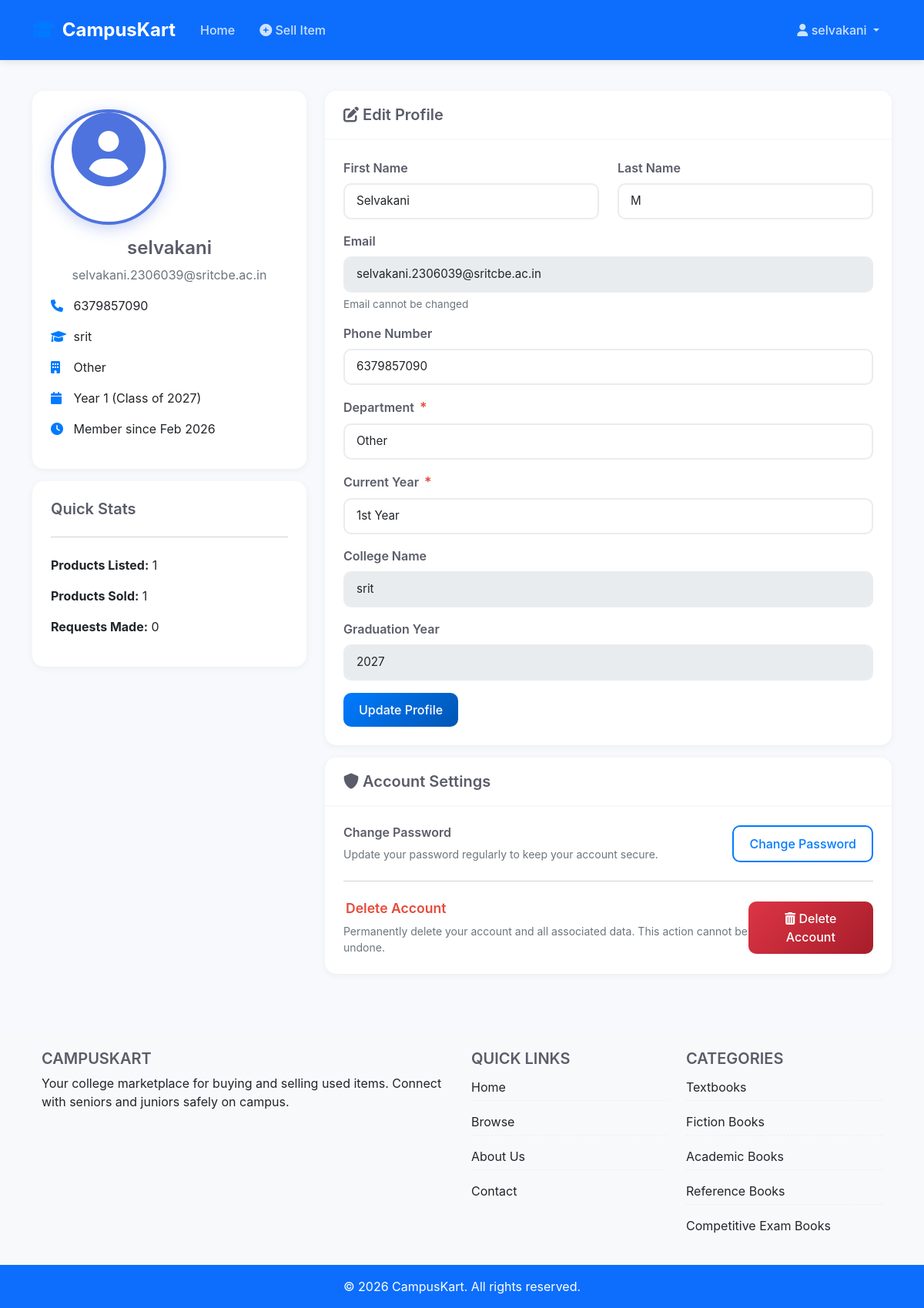
/profile/ (signed in), run on the app's committed database.
### myapp/models.py (models this page shows, shortened)
class UserProfile(models.Model):
    YEAR_CHOICES = [
        ('1', '1st Year'),
        ('2', '2nd Year'),
        ('3', '3rd Year'),
        ('4', '4th Year'),
    ]
    DEPARTMENT_CHOICES = [
        ('cse', 'Computer Science Engineering'),
        ('ece', 'Electronics & Communication Engineering'),
        ('eee', 'Electrical & Electronics Engineering'),
        ('mech', 'Mechanical Engineering'),
        ('civil', 'Civil Engineering'),
        ('it', 'Information Technology'),
        ('aiml', 'Artificial Intelligence & Machine Learning'),
        ('other', 'Other'),
    ]
    user = models.OneToOneField(User, on_delete=models.CASCADE, related_name='profile')
    phone_number = models.CharField(max_length=15)
    college_name = models.CharField(max_length=200, default='SRIT')
    department = models.CharField(max_length=50, choices=DEPARTMENT_CHOICES, default='other')  # Increased to 50
    current_year = models.CharField(max_length=5, choices=YEAR_CHOICES, default='1')
    graduation_year = models.IntegerField()
    created_at = models.DateTimeField(auto_now_add=True)

class Product(models.Model):
    CONDITION_CHOICES = [
        ('like_new', 'Like New'),
        ('good', 'Good'),
        ('fair', 'Fair'),
        ('poor', 'Poor'),
    ]
    seller = models.ForeignKey(User, on_delete=models.CASCADE, related_name='products')
    category = models.ForeignKey(Category, on_delete=models.SET_NULL, null=True)
    name = models.CharField(max_length=200)
    description = models.TextField()
    price = models.DecimalField(max_digits=10, decimal_places=2)
    condition = models.CharField(max_length=20, choices=CONDITION_CHOICES)
    image = models.ImageField(upload_to='product_images/')
    is_sold = models.BooleanField(default=False)
    created_at = models.DateTimeField(auto_now_add=True)

class Category(models.Model):
    name = models.CharField(max_length=100)
    slug = models.SlugField(unique=True)
    icon = models.CharField(max_length=50, blank=True)
    class Meta:
        verbose_name_plural = "Categories"

### myapp/views.py (the view, shortened to what this page needs)
# urls.py: path('profile/', views.profile, name='profile'),
@login_required
def profile(request):
    user_profile = request.user.profile
    return render(request, 'profile.html', {'profile': user_profile})

### myapp/context_processors.py (called while the page is built)
def categories_processor(request):
    return {
        'all_categories': Category.objects.all()
    }

### myapp/templates/profile.html (shortened to what this page needs)
{% extends 'base.html' %}
{% block content %}
<div class="container">
    <div class="row">
        <div class="col-md-4">
            <div class="card">
                <div class="card-body text-center">
                    <div class="profile-image mb-3">
                        <i class="fas fa-user-circle fa-6x text-primary"></i>
                    </div>
                    <h4>{{ user.username }}</h4>
                    <p class="text-muted">{{ user.email }}</p>
                    <div class="text-start mt-3">
                        <p><i class="fas fa-phone"></i> {{ profile.phone_number }}</p>
                        <p><i class="fas fa-graduation-cap"></i> {{ profile.college_name }}</p>
                        <p><i class="fas fa-building"></i> {{ profile.get_department_display }}</p>
                        <p><i class="fas fa-calendar"></i> Year {{ profile.current_year }} (Class of {{ profile.graduation_year }})</p>
                        <p><i class="fas fa-clock"></i> Member since {{ user.date_joined|date:"M Y" }}</p>
                    </div>
                </div>
            </div>
            <div class="card mt-3">
                <div class="card-body">
                    <h5>Quick Stats</h5>
                    <hr>
                    <p><strong>Products Listed:</strong> {{ user.products.count }}</p>
                    <p><strong>Products Sold:</strong> {{ user.products.all|length }}</p>
                    <p><strong>Requests Made:</strong> {{ user.requests.count }}</p>
                </div>
            </div>
        </div>
        <div class="col-md-8">
            <div class="card">
                <div class="card-header bg-white">
                    <h5 class="mb-0"><i class="fas fa-edit"></i> Edit Profile</h5>
                </div>
                <div class="card-body">
                    <form method="post">
                        <div class="row">
                            <div class="col-md-6 mb-3">
                                <label for="first_name" class="form-label">First Name</label>
                                <input type="text" class="form-control" id="first_name" name="first_name"
                                       value="{{ user.first_name|default:'' }}" placeholder="Enter first name">
                            </div>
                            <div class="col-md-6 mb-3">
                                <label for="last_name" class="form-label">Last Name</label>
                                <input type="text" class="form-control" id="last_name" name="last_name"
                                       value="{{ user.last_name|default:'' }}" placeholder="Enter last name">
                            </div>
                        </div>
                        <div class="mb-3">
                            <label for="email" class="form-label">Email</label>
                            <input type="email" class="form-control" id="email" value="{{ user.email }}" readonly disabled>
                            <div class="form-text">Email cannot be changed</div>
                        </div>
                        <div class="mb-3">
                            <label for="phone_number" class="form-label">Phone Number</label>
                            <input type="text" class="form-control" id="phone_number" name="phone_number"
                                   value="{{ profile.phone_number }}" required>
                        </div>
                        <div class="mb-3">
                            <label for="department" class="form-label">Department <span class="text-danger">*</span></label>
                            <select class="form-control" id="department" name="department" required>
                                <option value="other" {% if profile.department == 'other' %}selected{% endif %}>Other</option>
                            </select>
                        </div>
                        <div class="mb-3">
                            <label for="current_year" class="form-label">Current Year <span class="text-danger">*</span></label>
                            <select class="form-control" id="current_year" name="current_year" required>
                                <option value="1" {% if profile.current_year == '1' %}selected{% endif %}>1st Year</option>
                            </select>
                        </div>
                        <div class="mb-3">
                            <label for="college_name" class="form-label">College Name</label>
                            <input type="text" class="form-control" id="college_name" value="{{ profile.college_name }}" readonly disabled>
                        </div>
                        <div class="mb-3">
                            <label for="graduation_year" class="form-label">Graduation Year</label>
                            <input type="number" class="form-control" id="graduation_year" value="{{ profile.graduation_year }}" readonly disabled>
                        </div>
                        <button type="submit" class="btn btn-primary">Update Profile</button>
                    </form>
                </div>
            </div>
            <div class="card mt-3">
                <div class="card-header bg-white">
                    <h5 class="mb-0"><i class="fas fa-shield-alt"></i> Account Settings</h5>
                </div>
                <div class="card-body">
                    <div class="d-flex justify-content-between align-items-center mb-4">
                        <div>
                            <h6>Change Password</h6>
                            <p class="text-muted small mb-0">Update your password regularly to keep your account secure.</p>
                        </div>
                        <a href="#" class="btn btn-outline-primary">Change Password</a>
                    </div>
                    <hr>
                    <div class="d-flex justify-content-between align-items-center mt-4">
                        <div>
                            <h6 class="text-danger">Delete Account</h6>
                            <p class="text-muted small mb-0">Permanently delete your account and all associated data. This action cannot be undone.</p>
                        </div>
                        <button type="button" class="btn btn-danger" data-bs-toggle="modal" data-bs-target="#deleteAccountModal">
                            <i class="fas fa-trash-alt"></i> Delete Account
                        </button>
                    </div>
                </div>
            </div>
        </div>
    </div>
</div>
{% endblock %}

### myapp/templates/base.html (shortened to what this page needs)
<!DOCTYPE html>
<html lang="en">
<head>
    <link href="https://cdn.jsdelivr.net/npm/bootstrap@5.1.3/dist/css/bootstrap.min.css" rel="stylesheet">
    <link rel="stylesheet" href="https://cdnjs.cloudflare.com/ajax/libs/font-awesome/6.0.0/css/all.min.css">
    {% load static %}
    <link rel="stylesheet" href="{% static 'css/style.css' %}">
</head>
<body>
    <nav class="navbar navbar-expand-lg navbar-dark bg-primary">
        <div class="container">
            <a class="navbar-brand" href="{% url 'index' %}">
                <i class="fas fa-graduation-cap"></i> CampusKart
            </a>
            <div class="collapse navbar-collapse" id="navbarNav">
                <ul class="navbar-nav me-auto">
                    <li class="nav-item">
                        <a class="nav-link" href="{% url 'index' %}">Home</a>
                    </li>
                    {% if user.is_authenticated %}
                        <li class="nav-item">
                            <a class="nav-link" href="{% url 'add_product' %}">
                                <i class="fas fa-plus-circle"></i> Sell Item
                            </a>
                        </li>
                    {% endif %}
                </ul>
                <ul class="navbar-nav">
                    {% if user.is_authenticated %}
                        <li class="nav-item dropdown">
                            <a class="nav-link dropdown-toggle" href="#" id="navbarDropdown" role="button" data-bs-toggle="dropdown">
                                <i class="fas fa-user"></i> {{ user.username }}
                            </a>
                        </li>
                    {% endif %}
                </ul>
            </div>
        </div>
    </nav>
    <main class="py-4">
        {% block content %}{% endblock %}
    </main>
    <footer class="bg-light text-center text-lg-start mt-5">
        <div class="container p-4">
            <div class="row">
                <div class="col-lg-6 col-md-12 mb-4 mb-md-0">
                    <h5 class="text-uppercase">CampusKart</h5>
                    <p>
                        Your college marketplace for buying and selling used items.
                        Connect with seniors and juniors safely on campus.
                    </p>
                </div>
                <div class="col-lg-3 col-md-6 mb-4 mb-md-0">
                    <h5 class="text-uppercase">Quick Links</h5>
                    <ul class="list-unstyled mb-0">
                        <li><a href="{% url 'index' %}" class="text-dark">Home</a></li>
                        <li><a href="{% url 'product_list' %}" class="text-dark">Browse</a></li>
                        <li><a href="#" class="text-dark">About Us</a></li>
                        <li><a href="#" class="text-dark">Contact</a></li>
                    </ul>
                </div>
                <div class="col-lg-3 col-md-6 mb-4 mb-md-0">
                    <h5 class="text-uppercase">Categories</h5>
                    <ul class="list-unstyled mb-0">
                        {% for category in all_categories|slice:":5" %}
                            <li><a href="{% url 'product_list' %}?category={{ category.id }}" class="text-dark">{{ category.name }}</a></li>
                        {% endfor %}
                    </ul>
                </div>
            </div>
        </div>
        <div class="text-center p-3 bg-primary text-white">
            © 2026 CampusKart. All rights reserved.
        </div>
    </footer>
</body>
</html>

### static/css/style.css (style rules this page uses)
:root { --primary-color: #4e73df; --primary-dark: #2e59d9; --secondary-color: #858796; --success-color: #1cc88a; --info-color: #36b9cc; --warning-color: #f6c23e; --danger-color: #e74a3b; --light-color: #f8f9fc; --dark-color: #5a5c69; }
body { font-family: 'Nunito', -apple-system, BlinkMacSystemFont, 'Segoe UI', Roboto, 'Helvetica Neue', Arial, sans-serif; background-color: #f8f9fc; min-height: 100vh; display: flex; flex-direction: column; }
main { flex: 1; }
h1, h2, h3, h4, h5, h6 { font-weight: 600; color: var(--dark-color); }
.text-primary { color: var(--primary-color) !important; }
.text-danger { color: var(--danger-color) !important; }
.navbar { box-shadow: 0 2px 10px rgba(0,0,0,.1); padding: 1rem 0; }
.navbar-brand { font-weight: 700; font-size: 1.5rem; }
.navbar-brand i { margin-right: 8px; }
.navbar-dark .navbar-nav .nav-link { color: rgba(255,255,255,.8); font-weight: 500; padding: 0.5rem 1rem !important; transition: all 0.3s; }
.card { border: none; border-radius: 15px; box-shadow: 0 2px 10px rgba(0,0,0,.05); transition: all 0.3s ease; overflow: hidden; }
.card-header { background: white; border-bottom: 2px solid var(--light-color); font-weight: 600; padding: 1.2rem 1.5rem; }
.card-header:first-child { border-radius: 15px 15px 0 0; }
.card-body { padding: 1.5rem; }
.btn { font-weight: 600; padding: 0.6rem 1.5rem; border-radius: 10px; transition: all 0.3s; border: none; }
.btn-primary { background: linear-gradient(135deg, var(--primary-color), var(--primary-dark)); color: white; }
.btn-danger { background: linear-gradient(135deg, var(--danger-color), #e02d1b); }
.btn-outline-primary { border: 2px solid var(--primary-color); color: var(--primary-color); background: transparent; }
.form-control, .form-select { border: 2px solid #e3e6f0; border-radius: 10px; padding: 0.7rem 1rem; font-size: 0.95rem; transition: all 0.3s; }
.form-label { font-weight: 600; color: var(--dark-color); margin-bottom: 0.5rem; }
.form-text { color: #6c757d; font-size: 0.85rem; margin-top: 0.3rem; }
.profile-image { width: 150px; height: 150px; border-radius: 50%; object-fit: cover; border: 4px solid var(--primary-color); box-shadow: 0 5px 20px rgba(78,115,223,.3); }
footer { background: white; border-top: 2px solid var(--light-color); margin-top: auto; }
footer a { text-decoration: none; transition: all 0.3s; }
.fade-in { animation: fadeIn 0.5s; }

### myapp/templates/profile.html (style rules this page uses)
.profile-image i { color: #007bff; transition: transform 0.3s; }
.card { border-radius: 15px; box-shadow: 0 2px 10px rgba(0,0,0,0.05); transition: transform 0.3s, box-shadow 0.3s; border: none; }
.card-header { background-color: #fff; border-bottom: 2px solid #f8f9fa; padding: 1.2rem 1.5rem; }
.card-body { padding: 1.5rem; }
.form-control, .form-select { border-radius: 10px; padding: 10px 15px; border: 2px solid #e9ecef; transition: all 0.3s; }
.btn { padding: 10px 20px; border-radius: 10px; font-weight: 500; transition: all 0.3s; }
.btn-primary { background: linear-gradient(135deg, #007bff, #0056b3); border: none; }
.btn-danger { background: linear-gradient(135deg, #dc3545, #a71d2a); border: none; }
.btn-outline-primary { border: 2px solid #007bff; color: #007bff; }
.text-danger { font-size: 1.1rem; margin-left: 3px; }
hr { margin: 1.5rem 0; opacity: 0.2; }
.list-unstyled li { margin-bottom: 10px; padding: 5px 0; border-bottom: 1px dashed #f0f0f0; }
.list-unstyled li:last-child { border-bottom: none; }
.fa-phone, .fa-graduation-cap, .fa-building, .fa-calendar, .fa-clock { width: 25px; color: #007bff; }

### data on the page
UserProfile: phone_number "6379857090", college_name "srit", department "Other", current_year "1", graduation_year "2027", current_year "1st Year"
Category: name "Textbooks"
Category: name "Fiction Books"
Category: name "Academic Books"
Category: name "Reference Books"
Category: name "Competitive Exam Books"

### other printed values
{{ user.username }} "selvakani"
{{ user.email }} "selvakani.2306039@sritcbe.ac.in"
{{ user.date_joined|date:"M Y" }} "Feb 2026"
{{ user.products.count }} "1"
{{ user.products.all|length }} "1"
{{ user.requests.count }} "0"
